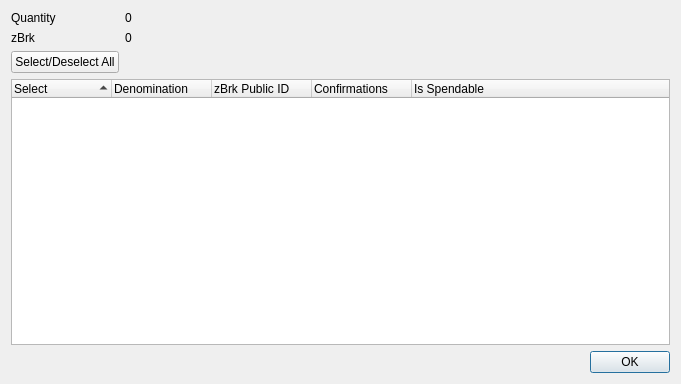
<?xml version="1.0" encoding="UTF-8"?>
<ui version="4.0">
 <class>ZBrkControlDialog</class>
 <widget class="QDialog" name="ZBrkControlDialog">
  <property name="geometry">
   <rect>
    <x>0</x>
    <y>0</y>
    <width>681</width>
    <height>384</height>
   </rect>
  </property>
  <property name="minimumSize">
   <size>
    <width>681</width>
    <height>384</height>
   </size>
  </property>
  <property name="windowTitle">
   <string>Select zBrk to Spend</string>
  </property>
  <layout class="QGridLayout" name="gridLayout">
   <item row="0" column="0">
    <layout class="QFormLayout" name="formLayout">
     <property name="sizeConstraint">
      <enum>QLayout::SetDefaultConstraint</enum>
     </property>
     <item row="0" column="0">
      <widget class="QLabel" name="labelQuantity">
       <property name="text">
        <string>Quantity</string>
       </property>
      </widget>
     </item>
     <item row="0" column="1">
      <widget class="QLabel" name="labelQuantity_int">
       <property name="text">
        <string>0</string>
       </property>
      </widget>
     </item>
     <item row="1" column="0">
      <widget class="QLabel" name="labelZBrk">
       <property name="text">
        <string>zBrk</string>
       </property>
      </widget>
     </item>
     <item row="1" column="1">
      <widget class="QLabel" name="labelZBrk_int">
       <property name="text">
        <string>0</string>
       </property>
      </widget>
     </item>
     <item row="2" column="0">
      <widget class="QPushButton" name="pushButtonAll">
       <property name="text">
        <string>Select/Deselect All</string>
       </property>
      </widget>
     </item>
    </layout>
   </item>
   <item row="1" column="0">
    <layout class="QVBoxLayout" name="verticalLayout">
     <item>
      <widget class="QTreeWidget" name="treeWidget">
       <property name="minimumSize">
        <size>
         <width>0</width>
         <height>250</height>
        </size>
       </property>
       <property name="alternatingRowColors">
        <bool>true</bool>
       </property>
       <property name="sortingEnabled">
        <bool>true</bool>
       </property>
       <property name="columnCount">
        <number>5</number>
       </property>
       <attribute name="headerDefaultSectionSize">
        <number>100</number>
       </attribute>
       <column>
        <property name="text">
         <string notr="true">Select</string>
        </property>
       </column>
       <column>
        <property name="text">
         <string notr="true">Denomination</string>
        </property>
       </column>
       <column>
        <property name="text">
         <string notr="true">zBrk Public ID</string>
        </property>
       </column>
       <column>
        <property name="text">
         <string notr="true">Confirmations</string>
        </property>
       </column>
       <column>
        <property name="text">
         <string>Is Spendable</string>
        </property>
       </column>
      </widget>
     </item>
     <item>
      <widget class="QDialogButtonBox" name="buttonBox">
       <property name="orientation">
        <enum>Qt::Horizontal</enum>
       </property>
       <property name="standardButtons">
        <set>QDialogButtonBox::Ok</set>
       </property>
      </widget>
     </item>
    </layout>
   </item>
  </layout>
 </widget>
 <resources/>
 <connections>
  <connection>
   <sender>buttonBox</sender>
   <signal>accepted()</signal>
   <receiver>ZBrkControlDialog</receiver>
   <slot>accept()</slot>
   <hints>
    <hint type="sourcelabel">
     <x>248</x>
     <y>254</y>
    </hint>
    <hint type="destinationlabel">
     <x>157</x>
     <y>274</y>
    </hint>
   </hints>
  </connection>
  <connection>
   <sender>buttonBox</sender>
   <signal>rejected()</signal>
   <receiver>ZBrkControlDialog</receiver>
   <slot>reject()</slot>
   <hints>
    <hint type="sourcelabel">
     <x>316</x>
     <y>260</y>
    </hint>
    <hint type="destinationlabel">
     <x>286</x>
     <y>274</y>
    </hint>
   </hints>
  </connection>
 </connections>
</ui>
